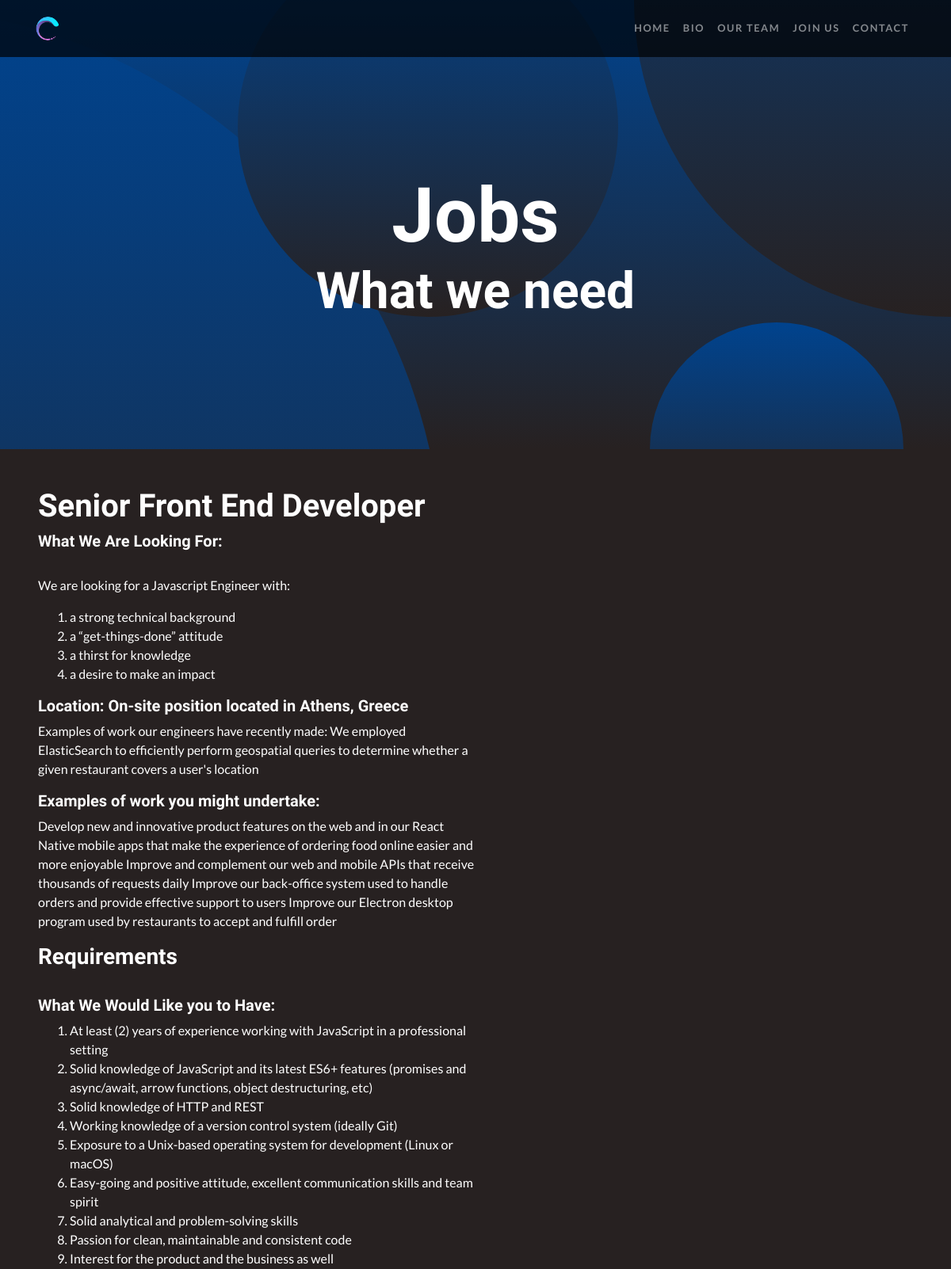
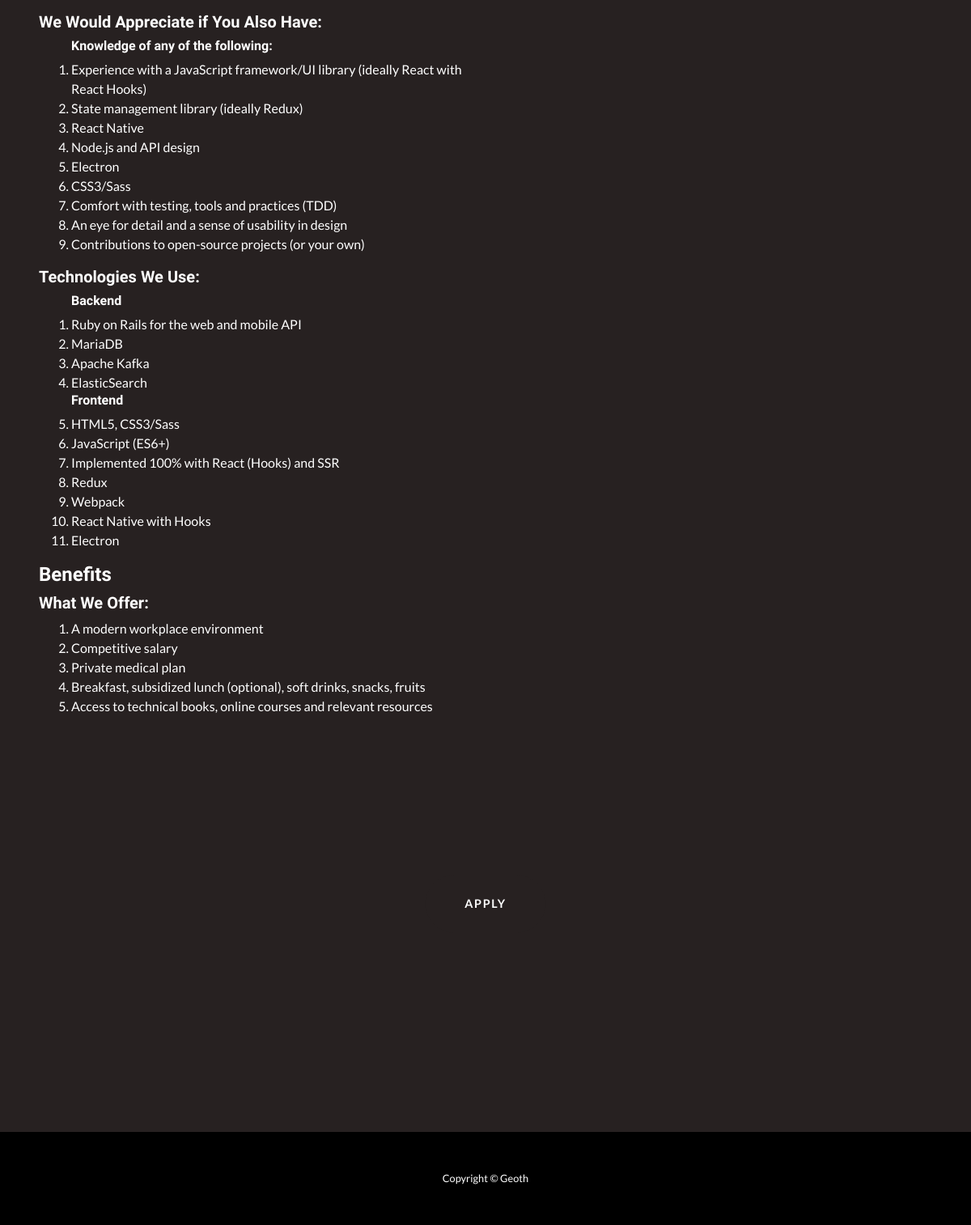
/jobs/3, run on the app's committed database (2 pictures, top to bottom).
### jobs/models.py (models this page shows, shortened)
class Jobpos(models.Model):
    title = models.CharField(max_length=64)
    slug = models.SlugField(unique=True, max_length=255)
    content = models.TextField()
    created_on = models.DateTimeField(auto_now_add=True)

### jobs/views.py (the view)
# urls.py: path('<int:job_id>', job),
def job(request, job_id):
    try:
        job = Jobpos.objects.get(pk=job_id)
    except Question.DoesNotExist:
        raise Http404("job does not exist")
    return render(request, 'job.html', {'job': job})

### CV/templates/job.html (shortened to what this page needs)
{% load static %}
<!DOCTYPE html>
<html lang="en">
<head>
  <link rel="stylesheet" type="text/css" href="{% static "assets/vendor/bootstrap/css/bootstrap.css" rel="stylesheet" %}">
  <link rel="stylesheet" type="text/css" href="{% static "assets/css/one-page-wonder.css" rel="stylesheet" %}">
</head>
<body>
  <nav class="navbar navbar-expand-lg navbar-dark navbar-custom fixed-top">
    <div class="container">
      <a class="navbar-brand" href="/#hello"><img class="img-fluid rounded-circle" src="{% static "assets/img/fav.png" %}" alt="" height="30" width="30"></a>
      <div class="collapse navbar-collapse" id="navbarResponsive">
        <ul class="navbar-nav ml-auto">
          <li class="nav-item">
            <a class="nav-link" href="/#hello">Home</a>
          </li>
          <li class="nav-item">
            <a class="nav-link" href="/#bio">Bio</a>
          </li>
          <li class="nav-item">
            <a class="nav-link" href="/#about_us">Our Team</a>
          </li>
          <li class="nav-item">
            <a class="nav-link" href="#join_us">Join Us</a>
          </li>
          <li class="nav-item">
            <a class="nav-link" href="/#contact">Contact</a>
          </li>
        </ul>
      </div>
    </div>
  </nav>
  <section id="hello">
  <header class="masthead text-center text-white">
    <div class="masthead-content">
      <div class="container">
        <h1 class="masthead-heading mb-0">Jobs</h1>
        <h2 class="masthead-subheading mb-0">What we need</h2>
      </div>
    </div>
    <div class="bg-circle-1 bg-circle"></div>
    <div class="bg-circle-2 bg-circle"></div>
    <div class="bg-circle-3 bg-circle"></div>
    <div class="bg-circle-4 bg-circle"></div>
  </header>
  </section>
    <section id="jobs">
      <div class="p-5">
    <div class="container">
      <div class="row align-items-center">
        <div class="col-lg-6 order-lg-1">
          <div class="row mt -5">
            <div class="card-block block-1">
            <h1 class="display-6 text-white">{{job.title}}</h1>
            {% autoescape off %}
            <div class="text-white">{{job.content}}</div>
            {% endautoescape %}
          </div>
          </div>
        </div>
          </div>
      </div>
    </div>
  </section>
  <section id="join_us">
    <div class="masthead-container">
      <div class="row align-items-center">
        <div class="col-lg order-lg">
  <div class="p-5">
  <center><a class="btn btn-primary btn-xl rounded-pill mt-4" href="/jobs/form/{{job.id}}">apply</a></center>
  </div>
  </div>
  </div>
  </div>
  </section>
  <footer class="py-5 bg-black">
    <div class="container">
      <p class="m-0 text-center text-white small">Copyright &copy; Geoth</p>
    </div>
  </footer>
</body>
</html>

### static/assets/css/one-page-wonder.css (style rules this page uses)
body { font-family: 'Lato'; background-color: #272121; }
h1, h2, h3, h4, h5, h6 { font-family: 'Catamaran'; font-weight: 800 !important; }
.btn-xl { text-transform: uppercase; padding: 1.5rem 3rem; font-size: 0.9rem; font-weight: 700; letter-spacing: 0.1rem; }
.bg-black { background-color: #000 !important; }
.rounded-pill { border-radius: 5rem; }
.navbar-custom { padding-top: 1rem; padding-bottom: 1rem; background-color: rgba(0, 0, 0, 0.7); }
.navbar-custom .navbar-brand { text-transform: uppercase; font-size: 1rem; letter-spacing: 0.1rem; font-weight: 700; }
.navbar-custom .navbar-nav .nav-item .nav-link { text-transform: uppercase; font-size: 0.8rem; font-weight: 700; letter-spacing: 0.1rem; }
header.masthead { position: relative; overflow: hidden; padding-top: calc(7rem + 72px); padding-bottom: 7rem; background: linear-gradient(0deg, #272121 0%, #00438e 100%); background-repeat: no-repeat; background-position: center center; background-attachment: scroll; background-size: cover; }
header.masthead .masthead-content { z-index: 1; position: relative; }
header.masthead .masthead-content .masthead-heading { font-size: 4rem; }
header.masthead .masthead-content .masthead-subheading { font-size: 2rem; }
header.masthead .bg-circle { z-index: 0; position: absolute; border-radius: 100%; background: linear-gradient(0deg, #272121 0%, #00438e 100%); }
header.masthead .bg-circle-1 { height: 90rem; width: 90rem; bottom: -55rem; left: -55rem; }
header.masthead .bg-circle-2 { height: 50rem; width: 50rem; top: -25rem; right: -25rem; }
header.masthead .bg-circle-3 { height: 20rem; width: 20rem; bottom: -10rem; right: 5%; }
header.masthead .bg-circle-4 { height: 30rem; width: 30rem; top: -5rem; right: 35%; }
@media (min-width: 992px) { header.masthead { padding-top: calc(10rem + 55px); padding-bottom: 10rem; } }
@media (min-width: 992px) { header.masthead .masthead-content .masthead-heading { font-size: 6rem; } }
@media (min-width: 992px) { header.masthead .masthead-content .masthead-subheading { font-size: 4rem; } }
.btn-primary { background-color: #272121; border-color: #272121; }
#join_us .masthead-container { height: 450px; }
#join_us .p-5 { margin: 5%; }
.p-5 { color: #00438e; }

### data on the page
Jobpos: title "Senior Front End Developer", content "What We Are Looking For: We are looking for a Javascript Engineer with: a strong technical background a “get-things-done” attitude a thirst for knowledge a desire to make an impact Location: On-site position located in Athens, Greece Examples of work our engineers have recently made: We employed ElasticSearch to efficiently perform geospatial queries to determine whether a given restaurant covers a user's location Examples of work you might undertake: Develop new and innovative product features on the web and in our React Native mobile apps that make the experience of ordering food online easier and more enjoyable Improve and complement our web and mobile APIs that receive thousands of…"
